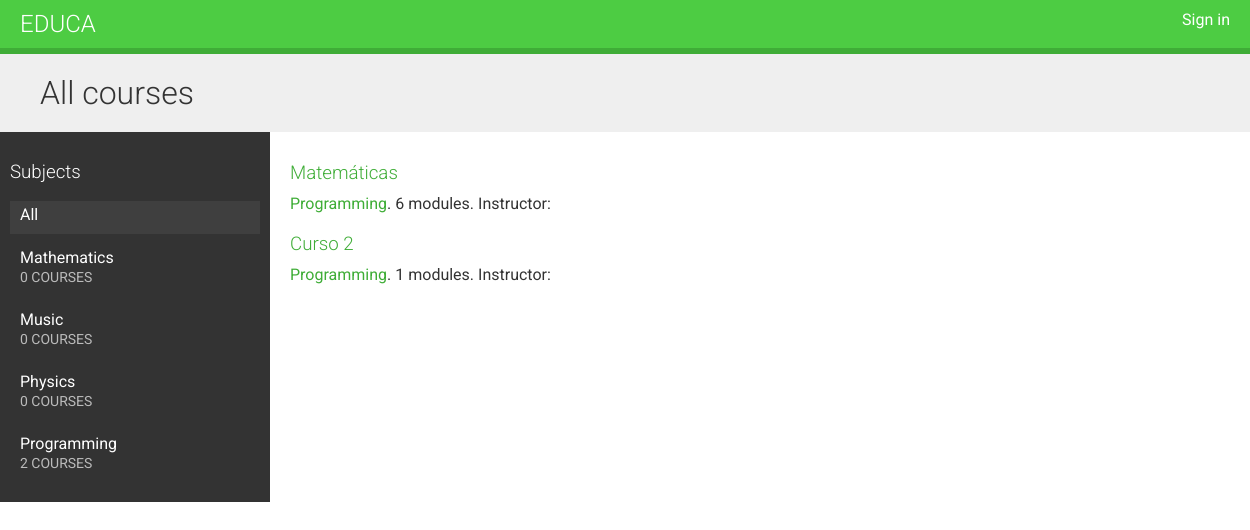
The app's page /, older data.
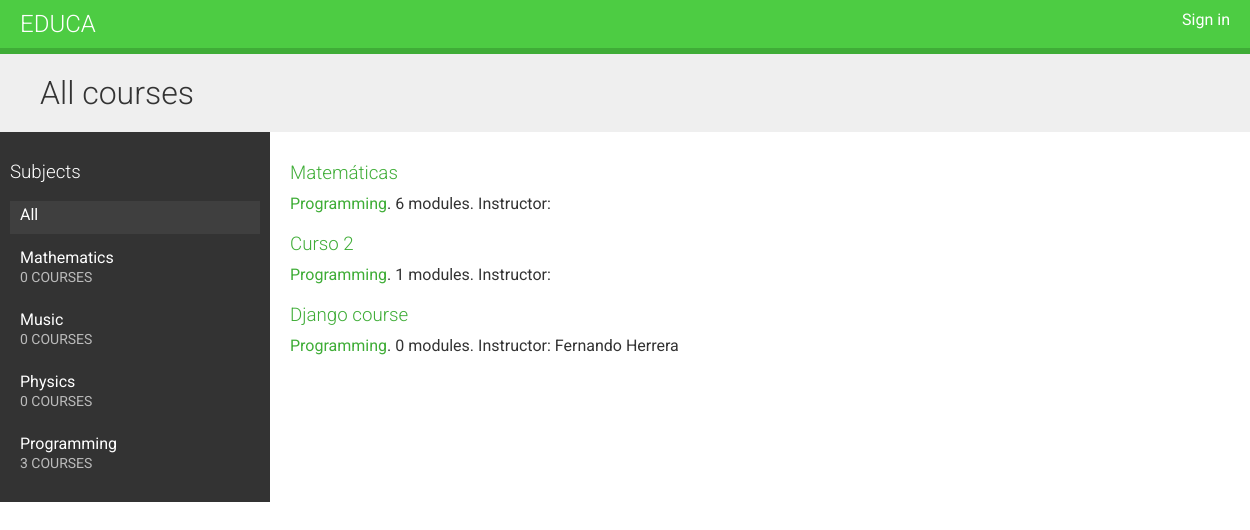
The same page, newer data.
### courses/models.py (models this page shows, shortened)
class Subject(models.Model):
    title = models.CharField(max_length=200)
    slug = models.SlugField(max_length=200, unique=True)
    class Meta:
        ordering = ['title']
    def __str__(self):
        return self.title

class Course(models.Model):
    owner = models.ForeignKey(    # Instructor que creò el curso
        User,
        related_name='courses_created',
        on_delete=models.CASCADE
    )
    subject = models.ForeignKey(    # Materia a la que pertenece este curso
        Subject,
        related_name='courses',
        on_delete=models.CASCADE
    )
    title = models.CharField(max_length=200)    # Titulo del curso
    slug = models.SlugField(max_length=200, unique=True)    # Slug del curso ---> Para las URL
    overview = models.TextField()    # UNa columna de tipo text para almacenar una descripciòn general del curos
    created = models.DateTimeField(auto_now_add=True)    # Fecha y hora en la que se creo el curso
    class Meta:
        ordering = ['-created']

### courses/views.py (the view)
# urls.py: path('', CourseListView.as_view(), name='course_list'),
class CourseListView(TemplateResponseMixin, View):
    model = Course
    template_name = 'courses/course/list.html'
    def get(self, request, subject=None):
        subjects = Subject.objects.annotate(    # Recuperamos todas las asignaturas
            total_courses = Count('courses')    # incluimos el nùmero total de crusos para cada asignatura
        )
        courses = Course.objects.annotate(
            total_modules=Count('modules')
        )
        if subject:
            subject = get_object_or_404(Subject, slug=subject)
            courses = courses.filter(subject=subject)
        return self.render_to_response(
                {
                    'subjects': subjects,
                    'subject': subject,
                    'courses': courses
                }
            )

### courses/templates/courses/course/list.html (shortened to what this page needs)
{% extends "base.html" %}
{% block content %}
  <h1>
    {% if subject %}
      {{ subject.title }} courses
    {% else %}
      All courses
    {% endif %}
  </h1>
  <div class="contents">
    <h3>Subjects</h3>
    <ul id="modules">
      <li {% if not subject %}class="selected"{% endif %}>
        <a href="{% url 'course_list' %}">All</a>
      </li>
      {% for s in subjects %}
        <li {% if subject == s %}class="selected"{% endif %}>
          <a href="{% url 'course_list_subject' s.slug %}">
            {{ s.title }}
            <br>
            <span>{{ s.total_courses }} course{{ s.total_courses|pluralize }}</span>
          </a>
        </li>
      {% endfor %}
    </ul>
  </div>
  <div class="module">
    {% for course in courses %}
      {% with subject=course.subject %}
        <h3>
          <a href="{% url 'course_detail' course.slug %}">
            {{ course.title }}
          </a>
        </h3>
        <p>
          <a href="{% url 'course_list_subject' subject.slug %}">{{ subject }}</a>.
            {{ course.total_modules }} modules.
            Instructor: {{ course.owner.get_full_name }}
        </p>
      {% endwith %}
    {% endfor %}
  </div>
{% endblock %}

Row changes from the older to the newer data that the page shows:
computed for Subject "Programming": total_courses "2" → "3"
added Course: title "Django course", subject "Programming", total_modules "0", owner.get_full_name "Fernando Herrera"
